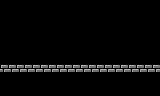

Tiled map render using the project's own tile images. Description and the whole map definition, tile-layer contents included, below:
An orthogonal 20x12 tile map with 8x8 px tiles, 1 tile layer (Capa de Patrones 1).

<map version="1.2" tiledversion="1.2.4" orientation="orthogonal" renderorder="right-down" width="20" height="12" tilewidth="8" tileheight="8" infinite="0" nextlayerid="2" nextobjectid="1">
 <tileset firstgid="1" source="patronCastillo.tsx" />
 <layer id="1" name="Capa de Patrones 1" width="20" height="12">
  <data encoding="csv">
0,0,0,0,0,0,0,0,0,0,0,0,0,0,0,0,0,0,0,0,
0,0,0,0,0,0,0,0,0,0,0,0,0,0,0,0,0,0,0,0,
0,0,0,0,0,0,0,0,0,0,0,0,0,0,0,0,0,0,0,0,
0,0,0,0,0,0,0,0,0,0,0,0,0,0,0,0,0,0,0,0,
0,0,0,0,0,0,0,0,0,0,0,0,0,0,0,0,0,0,0,0,
0,0,0,0,0,0,0,0,0,0,0,0,0,0,0,0,0,0,0,0,
0,0,0,0,0,0,0,0,0,0,0,0,0,0,0,0,0,0,0,0,
0,0,0,0,0,0,0,0,0,0,0,0,0,0,0,0,0,0,0,0,
9,9,9,9,9,9,9,9,9,9,9,9,9,9,9,9,9,9,9,9,
0,0,0,0,0,0,0,0,0,0,0,0,0,0,0,0,0,0,0,0,
0,0,0,0,0,0,0,0,0,0,0,0,0,0,0,0,0,0,0,0,
0,0,0,0,0,0,0,0,0,0,0,0,0,0,0,0,0,0,0,0
</data>
 </layer>
</map>
